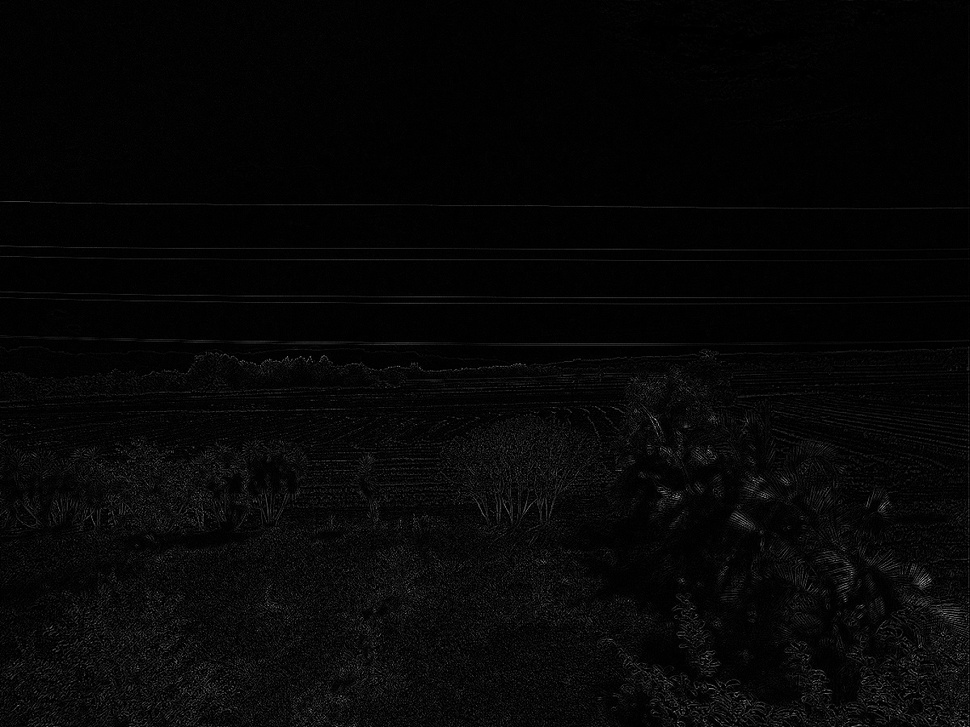
#> input picture OpenCv_algoritmos/Convolução/img_laplacian.jpg, 970 x 727 px, shrunk from 1200 x 900 before the run
$ python binario.py 'Convolução/img_laplacian.jpg'
#> lines starting #> are read from the running program, lines starting #| are printed output that depends on the picture; after the words box and inside, x2 and y2 are one past the last pixel; in counts of white or black regions, pixels touching at a corner belong together
#!/usr/bin/python

import cv2
import numpy as np
from matplotlib import pyplot as plt
from sys import argv

# cor usada para pintar
#pintado = 5

# carregar imagem na escala cinza
def carregar_imagem(caminho):
#> called with caminho = 'Convolução/img_laplacian.jpg'
    return cv2.imread(caminho, 0);
#> returned value is the input picture: shape (727, 970); min 0, max 186, mean 6.4

# pausa execucao para mostrar as imagens
def bloquear_execucao():
    cv2.waitKey();
    cv2.destroyAllWindows();

# mostra imagem na tela
def mostrar_imagem(nome, img):
    cv2.imshow(nome, img);


if __name__ == '__main__':
    if (len(argv) == 1):
        print ('Passe o caminho da imagem a ser carregada.');
        exit(1);


    caminho_arquivo = argv[1];
    img = carregar_imagem(caminho_arquivo);

    ret, imgT = cv2.threshold(img, 127, 255, cv2.THRESH_BINARY)
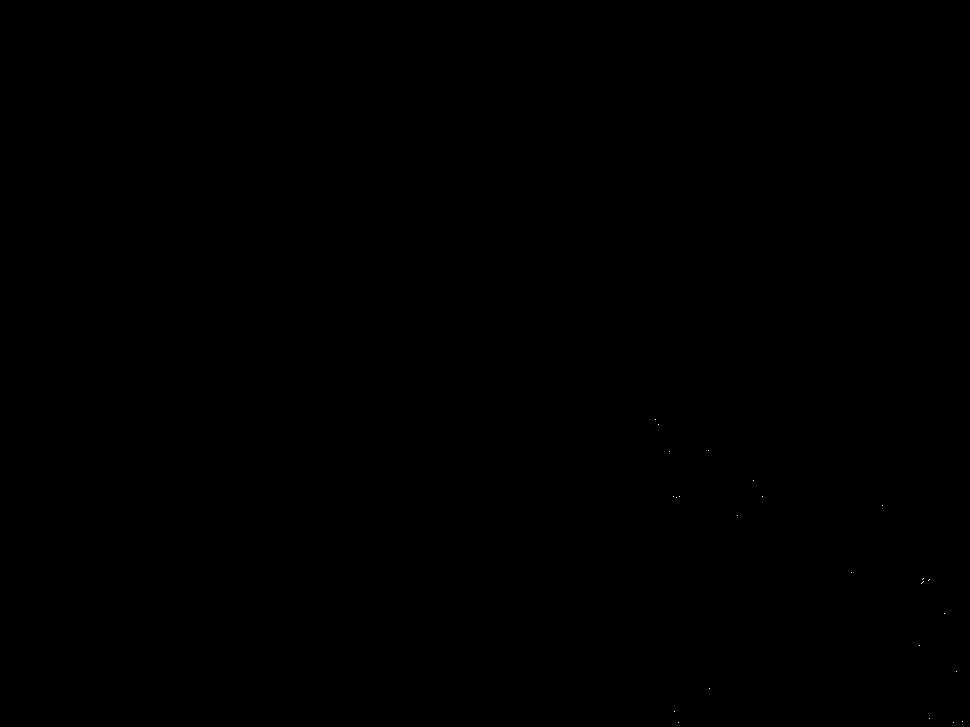
#> imgT: shape (727, 970); 0% white in thin lines or dots, all inside (x1, y1, x2, y2) = (655, 419, 963, 723)
  #  mostrar_imagem('original-binaria', imgT);


    mostrar_imagem('original-tons-cinza', img);
    mostrar_imagem('pintada', imgT);

    n,bins,patches = plt.hist(imgT.ravel(), 256, [1, 255])
#> n = 256 values from 0 to 28; bins = 257 values from 1 to 255; patches = 256 items
    plt.show()
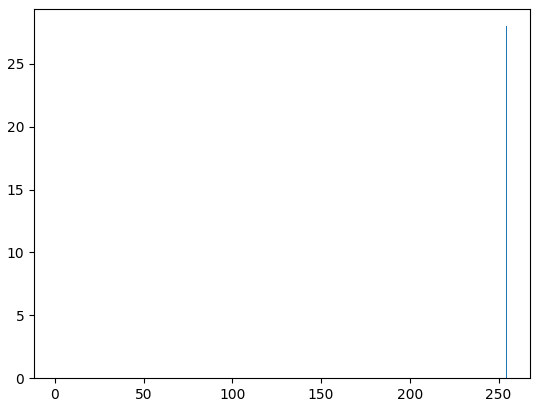
#> figure drawn by matplotlib, 1 panel; tallest bar 28 high, from x = 254 to 255

    bloquear_execucao();

$ run again, on OpenCv_algoritmos/Convolução/img_sobel_y.jpg
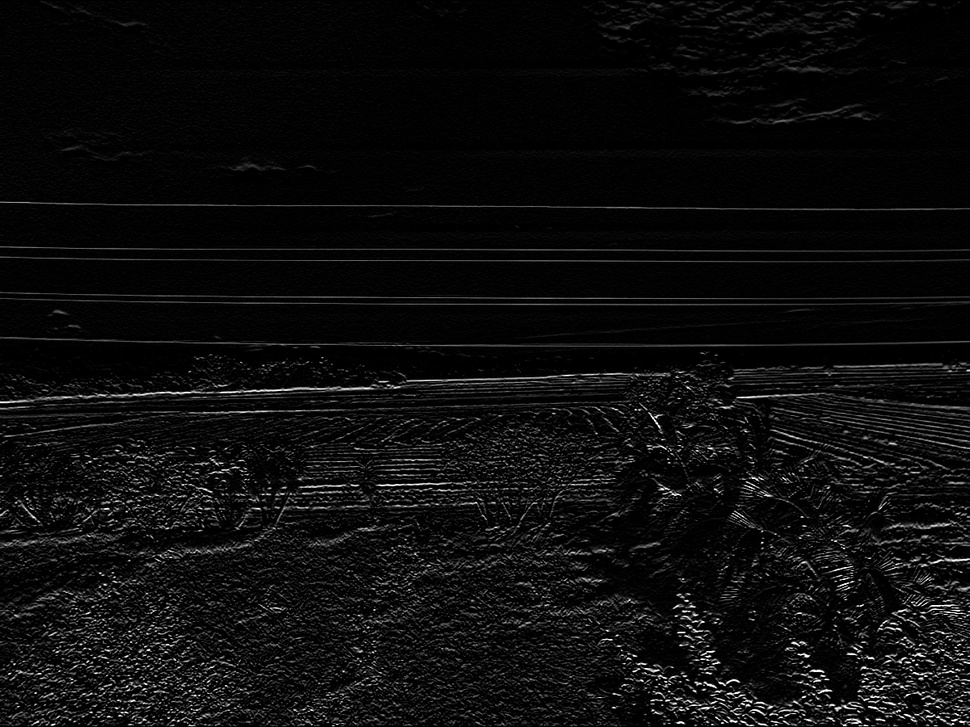
#> input picture OpenCv_algoritmos/Convolução/img_sobel_y.jpg, 970 x 727 px, shrunk from 1200 x 900 before the run
#> in carregar_imagem, returned value is the input picture: shape (727, 970); min 0, max 255, mean 13
#> `ret, imgT = cv2.threshold(img, 127, 255, cv2.THRESH_BINARY)`:
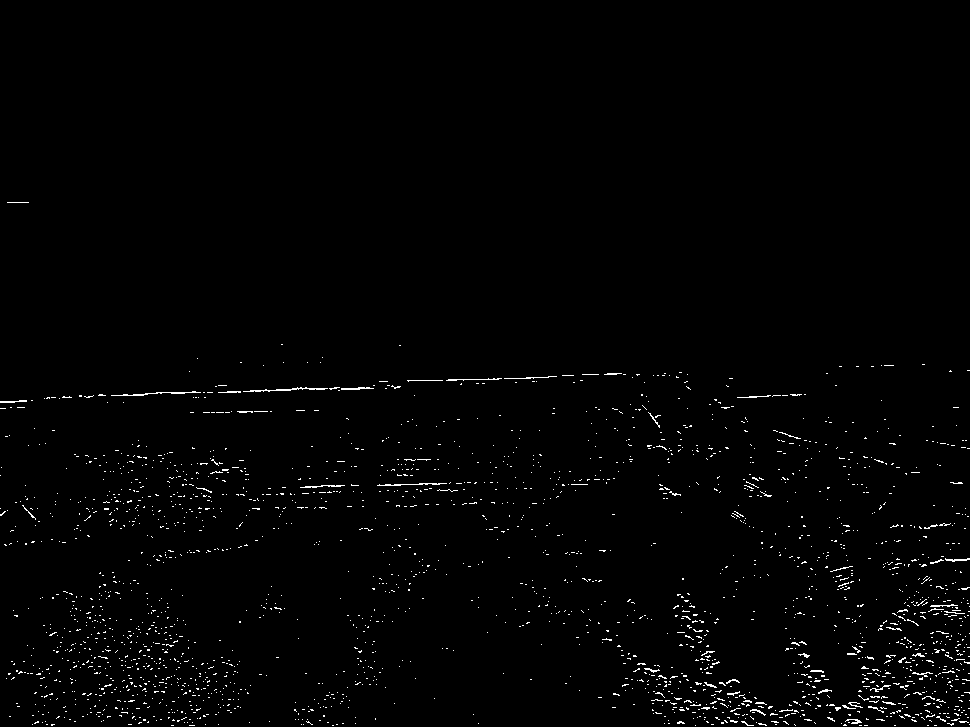
#> imgT: shape (727, 970); 1.2% white in thin lines or dots, all inside (x1, y1, x2, y2) = (0, 202, 970, 726)
#> n = 256 values from 0 to 8739; bins = 257 values from 1 to 255; patches = 256 items
#> `plt.show()`:
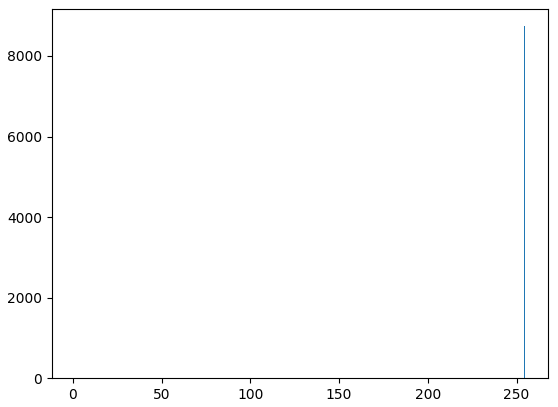
#> figure drawn by matplotlib, 1 panel; tallest bar 8739 high, from x = 254 to 255
